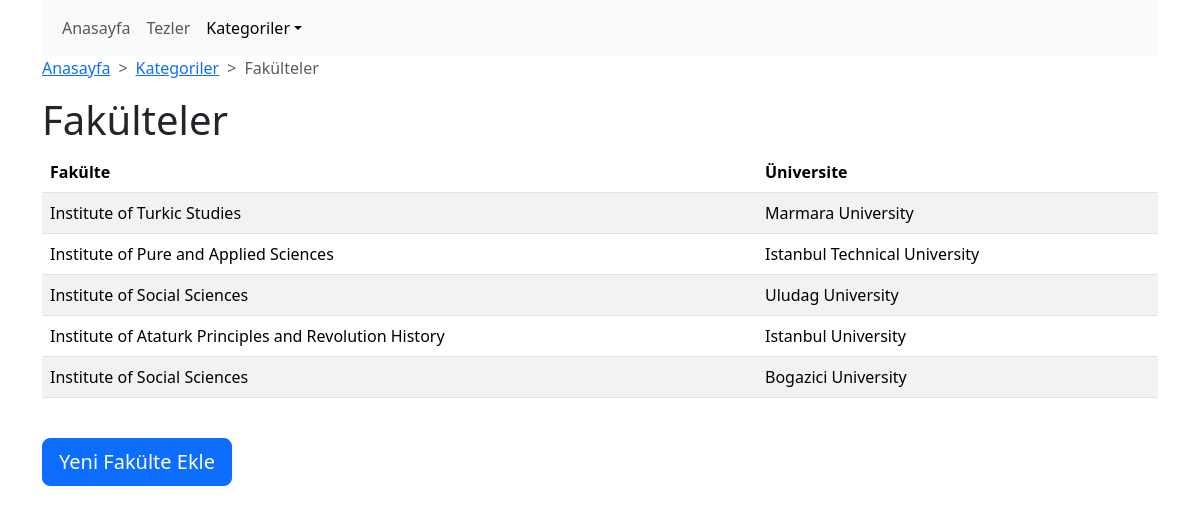
Screenshot of /thesis/fakulteler.php with the database file from the repository.
### tables this page shows
CREATE TABLE institute (
  id int(11) unsigned NOT NULL AUTO_INCREMENT,
  university_id int(11) unsigned DEFAULT NULL,
  instituteName varchar(100) DEFAULT NULL,
  PRIMARY KEY (id),
  KEY institute_key_1 (university_id),
  CONSTRAINT institute_key_1 FOREIGN KEY (university_id) REFERENCES university (id) ON UPDATE CASCADE
);

CREATE TABLE university (
  id int(11) unsigned NOT NULL AUTO_INCREMENT,
  universityName varchar(100) DEFAULT NULL,
  PRIMARY KEY (id)
);

### thesis/fakulteler.php (the view, shortened to what this page needs)
<?php
include("db/db.php");
$fakulteler = $db->query("
SELECT i.id, i.instituteName, u.universityName FROM institute i
LEFT JOIN university u ON u.id=i.university_id
")->fetchAll(5);
?>
<!doctype html>
<html lang="en">
<head>
    <link href="https://cdn.jsdelivr.net/npm/bootstrap@5.3.2/dist/css/bootstrap.min.css" rel="stylesheet">
    <link href="https://cdn.datatables.net/v/bs5/dt-1.13.8/datatables.min.css" rel="stylesheet">
    <link href="https://cdn.datatables.net/1.13.7/css/dataTables.bootstrap5.min.css" rel="stylesheet">
</head>
<body>
    <header class="container">
        <nav class="navbar navbar-expand-lg bg-body-tertiary">
            <div class="container-fluid">
                <ul class="navbar-nav">
                    <li class="nav-item">
                        <a class="nav-link" aria-current="page" href="./index.php">Anasayfa</a>
                    </li>
                    <li class="nav-item">
                        <a class="nav-link" href="./tezler.php">Tezler</a>
                    </li>
                    <li class="nav-item dropdown">
                        <a class="nav-link active dropdown-toggle" href="#" role="button" data-bs-toggle="dropdown">Kategoriler</a>
                    </li>
                </ul>
            </div>
        </nav>
    </header>
    <nav class="container" style="--bs-breadcrumb-divider: '>';" aria-label="breadcrumb">
        <ol class="breadcrumb">
            <li class="breadcrumb-item"><a href="./index.php">Anasayfa</a></li>
            <li class="breadcrumb-item"><a href="./tezler.php">Kategoriler</a></li>
            <li class="breadcrumb-item active" aria-current="page">Fakülteler</li>
        </ol>
    </nav>
    <main class="container">
        <h1>Fakülteler</h1>
        <table id="tbl_institute" class="table table-striped" style="width:100%">
            <thead>
                <tr>
                    <th>Fakülte</th>
                    <th>Üniversite</th>
                </tr>
            </thead>
            <tbody>
                <?php foreach($fakulteler as $f): ?>
                <tr>
                    <td><?php echo $f->instituteName ?></td>
                    <td><?php echo $f->universityName ?></td>
                </tr>
                <?php endforeach; ?>
            </tbody>
        </table>
        <br>
        <p class="d-inline-flex gap-1">
            <a class="btn btn-primary btn-lg" data-bs-toggle="collapse" href="#collapseExample" role="button" aria-expanded="true" aria-controls="collapseExample">
            Yeni Fakülte Ekle
            </a>
        </p>
    </main>
</body>
</html>

### rows the page displays
institute: instituteName "Institute of Turkic Studies", university.universityName "Marmara University"
institute: instituteName "Institute of Pure and Applied Sciences", university.universityName "Istanbul Technical University"
institute: instituteName "Institute of Social Sciences", university.universityName "Uludag University"
institute: instituteName "Institute of Ataturk Principles and Revolution History", university.universityName "Istanbul University"
institute: instituteName "Institute of Social Sciences", university.universityName "Bogazici University"
